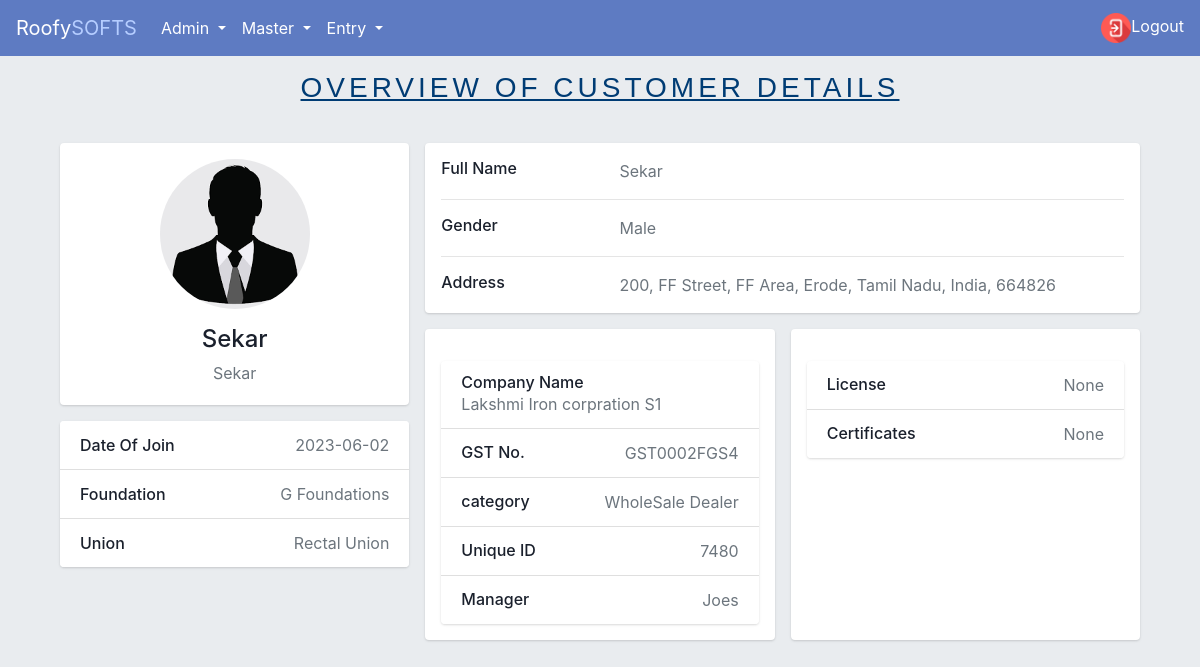
The app's page /php/customer_creation_view.php?id=34 (signed in) with its own data.
### tables this page shows
CREATE TABLE `customer_creation` (
  `id` int(11) NOT NULL,
  `Customer_Name` varchar(255) DEFAULT NULL,
  `Gender` varchar(20) DEFAULT NULL,
  `Date_of_join` date DEFAULT NULL,
  `Foundation` varchar(255) DEFAULT NULL,
  `Company_Name` varchar(255) DEFAULT NULL,
  `GST` varchar(45) DEFAULT NULL,
  `Category` varchar(45) DEFAULT NULL,
  `Unique_ID` int(11) DEFAULT NULL,
  `Manager` varchar(45) DEFAULT NULL,
  `Union` varchar(45) DEFAULT NULL,
  `Photo` varchar(255) DEFAULT NULL,
  `Country` varchar(45) DEFAULT NULL,
  `State` varchar(45) DEFAULT NULL,
  `City` varchar(45) DEFAULT NULL,
  `Building_Number` varchar(45) DEFAULT NULL,
  `Street` varchar(255) DEFAULT NULL,
  `Area` varchar(255) DEFAULT NULL,
  `Pincode` varchar(45) DEFAULT NULL,
  `Country_Pmt` varchar(45) DEFAULT NULL,
  `State_Pmt` varchar(45) DEFAULT NULL,
  `City_Pmt` varchar(45) DEFAULT NULL,
  `Building_Number_Pmt` varchar(45) DEFAULT NULL,
  `Street_Pmt` varchar(255) DEFAULT NULL,
  `Area_Pmt` varchar(255) DEFAULT NULL,
  `Pincode_Pmt` varchar(45) DEFAULT NULL
);

### php/customer_creation_view.php (the view, shortened to what this page needs)
<!DOCTYPE html>
<html lang="en">
<head>
    <link rel="stylesheet" href="https://cdn.jsdelivr.net/npm/bootstrap@4.0.0/dist/css/bootstrap.min.css"
>
    <link rel="stylesheet" href="css/style.css">
    <link rel="stylesheet" href="https://cdnjs.cloudflare.com/ajax/libs/font-awesome/5.15.3/css/all.min.css">
</head>
<body>
<?php
include('connect.php');
$uid = $_GET['id'];
$sql = "SELECT * FROM customer_creation WHERE id='" . $uid . "'";
$result = mysqli_query($conn, $sql);
$row = mysqli_fetch_assoc($result);
$name = $row['Customer_Name'];
$gender = $row['Gender'];
$doj = $row['Date_of_join'];
$foundation = $row['Foundation'];
$company_name = $row['Company_Name'];
$gst = $row['GST'];
$category = $row['Category'];
$unique = $row['Unique_ID'];
$manager = $row['Manager'];
$union = $row['Union'];
$filename = $row["Photo"];
$folder = $filename;
$addressComponents = array(
    $row['Building_Number'],
    $row['Street'],
    $row['Area'],
    $row['City'],
    $row['State'],
    $row['Country'],
    $row['Pincode']
);
$addressComponents = array_filter($addressComponents);
$address = implode(', ', $addressComponents);
?>
    <div class="sub-title">
        <h3 class="view-title">Overview Of Customer Details</h3>
    </div>
    <div class="container">
        <div class="main-body">
            <div class="row gutters-sm">
                <div class="col-md-4 mb-3">
                    <div class="card">
                        <div class="card-body">
                            <div class="d-flex flex-column align-items-center text-center">
                                <img src="<?php echo $folder ?>" alt="Emp_Photo" class="rounded-circle" width="150"
                                    height="150">
                                <div class="mt-3">
                                    <h4><?php echo $name ?></h4>
                                    <p class="text-secondary mb-1"><?php echo $name ?></p>
                                </div>
                            </div>
                        </div>
                    </div>
                    <div class="card mt-3">
                        <ul class="list-group list-group-flush">
                            <li class="list-group-item d-flex justify-content-between align-items-center flex-wrap">
                                <h6 class="mb-0">Date Of Join</h6>
                                <span class="text-secondary"><?php echo $doj ?></span>
                            </li>
                            <li class="list-group-item d-flex justify-content-between align-items-center flex-wrap">
                                <h6 class="mb-0">Foundation</h6>
                                <span class="text-secondary"><?php echo $foundation ?></span>
                            </li>
                            <li class="list-group-item d-flex justify-content-between align-items-center flex-wrap">
                                <h6 class="mb-0">Union</h6>
                                <span class="text-secondary"><?php echo $union ?></span>
                            </li>
                        </ul>
                    </div>
                </div>
                <div class="col-md-8">
                    <div class="card mb-3">
                        <div class="card-body">
                            <div class="row">
                                <div class="col-sm-3">
                                    <h6 class="mb-0">Full Name</h6>
                                </div>
                                <div class="col-sm-9 text-secondary">
                                <?php echo $name ?>
                                </div>
                            </div>
                            <hr>
                            <div class="row">
                                <div class="col-sm-3">
                                    <h6 class="mb-0">Gender</h6>
                                </div>
                                <div class="col-sm-9 text-secondary">
                                <?php echo $gender ?>
                                </div>
                            </div>
                            <hr>
                            <div class="row">
                                <div class="col-sm-3">
                                    <h6 class="mb-0">Address</h6>
                                </div>
                                <div class="col-sm-9 text-secondary">
                                    <?php echo $address; ?>
                                </div>
                            </div>
                        </div>
                    </div>
                    <div class="row gutters-sm">
                        <div class="col-sm-6 mb-3">
                            <div class="card h-100">
                                <div class="card-body">
                                    <div class="card mt-3">
                                        <ul class="list-group list-group-flush">
                                            <li
                                                class="list-group-item d-flex justify-content-between align-items-center flex-wrap">
                                                <h6 class="mb-0">Company Name</h6>
                                                <span class="text-secondary"><?php echo $company_name ?></span>
                                            </li>
                                            <li
                                                class="list-group-item d-flex justify-content-between align-items-center flex-wrap">
                                                <h6 class="mb-0">GST No.</h6>
                                                <span class="text-secondary"><?php echo $gst ?></span>
                                            </li>
                                            <li
                                                class="list-group-item d-flex justify-content-between align-items-center flex-wrap">
                                                <h6 class="mb-0">category</h6>
                                                <span class="text-secondary"><?php echo $category ?></span>
                                            </li>
                                            <li
                                                class="list-group-item d-flex justify-content-between align-items-center flex-wrap">
                                                <h6 class="mb-0">Unique ID</h6>
                                                <span class="text-secondary"><?php echo $unique ?></span>
                                            </li>
                                            <li
                                                class="list-group-item d-flex justify-content-between align-items-center flex-wrap">
                                                <h6 class="mb-0">Manager</h6>
                                                <span class="text-secondary"><?php echo $manager ?></span>
                                            </li>
                                        </ul>
                                    </div>
                                </div>
                            </div>
                        </div>
                        <div class="col-sm-6 mb-3">
                            <div class="card h-100">
                                <div class="card-body">
                                    <div class="card mt-3">
                                        <ul class="list-group list-group-flush">
                                            <li
                                                class="list-group-item d-flex justify-content-between align-items-center flex-wrap">
                                                <h6 class="mb-0">License</h6>
                                                <span class="text-secondary">None</span>
                                            </li>
                                            <li
                                                class="list-group-item d-flex justify-content-between align-items-center flex-wrap">
                                                <h6 class="mb-0">Certificates</h6>
                                                <span class="text-secondary">None</span>
                                            </li>
                                        </ul>
                                    </div>
                                </div>
                            </div>
                        </div>
                    </div>
                </div>
            </div>
        </div>
    </div>
</body>
</html>

### php/css/style.css (style rules this page uses)
a { text-decoration: none; }
nav { background-color: #5E7BC2; color: #fff; }
.navbar-brand { color: #fff; }
.nav-link { color: #fff; }

### php/customer_creation_view.php (style rules this page uses)
* { margin: 0; padding: 0; }
.view-title { color: #003c74; padding: 15px; font-family: 'arial'; text-align: center; text-transform: uppercase; letter-spacing: 0.25rem; text-decoration: underline; }
body { color: #1a202c; text-align: left; background-color: #e9ecef; }
.main-body { padding: 15px; }
.card { box-shadow: 0 1px 3px 0 rgba(0, 0, 0, .1), 0 1px 2px 0 rgba(0, 0, 0, .06); }
.card { position: relative; display: flex; flex-direction: column; min-width: 0; word-wrap: break-word; background-color: #fff; background-clip: border-box; border: 0 solid rgba(0, 0, 0, .125); border-radius: .25rem; }
.card-body { flex: 1 1 auto; min-height: 1px; padding: 1rem; }
.gutters-sm { margin-right: -8px; margin-left: -8px; }
.gutters-sm>.col, .gutters-sm>[class*=col-] { padding-right: 8px; padding-left: 8px; }
.mb-3, .my-3 { margin-bottom: 1rem !important; }
.h-100 { height: 100% !important; }
a { text-decoration: none; }
nav { background-color: #5E7BC2; color: #fff; }
.navbar-brand { color: #fff; }
.nav-link { color: #fff; }

### records on screen
customer_creation: Photo (picture), Customer_Name "Sekar", Date_of_join "2023-06-02", Foundation "G Foundations", Union "Rectal Union", Gender "Male", Company_Name "Lakshmi Iron corpration S1", GST "GST0002FGS4", Category "WholeSale Dealer", Unique_ID "7480", Manager "Joes"

### other values on screen
$address "200, FF Street, FF Area, Erode, Tamil Nadu, India, 664826"
